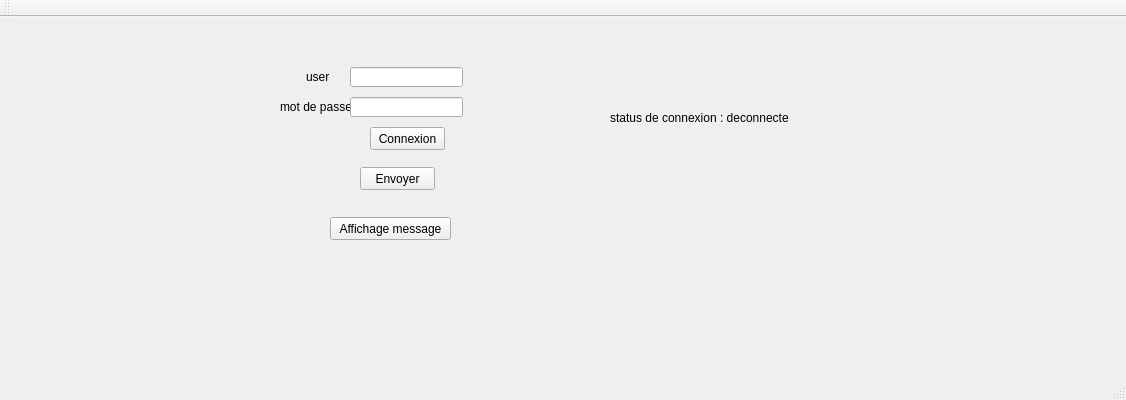
<?xml version="1.0" encoding="UTF-8"?>
<ui version="4.0">
 <class>InitiationQtClass</class>
 <widget class="QMainWindow" name="InitiationQtClass">
  <property name="geometry">
   <rect>
    <x>0</x>
    <y>0</y>
    <width>1126</width>
    <height>400</height>
   </rect>
  </property>
  <property name="windowTitle">
   <string>InitiationQt</string>
  </property>
  <widget class="QWidget" name="centralWidget">
   <widget class="QPushButton" name="pushButton_3">
    <property name="geometry">
     <rect>
      <x>330</x>
      <y>200</y>
      <width>121</width>
      <height>23</height>
     </rect>
    </property>
    <property name="text">
     <string>Affichage message</string>
    </property>
   </widget>
   <widget class="QLabel" name="label">
    <property name="geometry">
     <rect>
      <x>320</x>
      <y>230</y>
      <width>131</width>
      <height>81</height>
     </rect>
    </property>
    <property name="text">
     <string/>
    </property>
   </widget>
   <widget class="QLabel" name="label_3">
    <property name="geometry">
     <rect>
      <x>306</x>
      <y>50</y>
      <width>41</width>
      <height>20</height>
     </rect>
    </property>
    <property name="text">
     <string>user</string>
    </property>
   </widget>
   <widget class="QLabel" name="label_4">
    <property name="geometry">
     <rect>
      <x>280</x>
      <y>80</y>
      <width>71</width>
      <height>20</height>
     </rect>
    </property>
    <property name="text">
     <string>mot de passe </string>
    </property>
   </widget>
   <widget class="QLineEdit" name="IPLineEdit">
    <property name="geometry">
     <rect>
      <x>350</x>
      <y>50</y>
      <width>113</width>
      <height>20</height>
     </rect>
    </property>
   </widget>
   <widget class="QLineEdit" name="portLineEdit">
    <property name="geometry">
     <rect>
      <x>350</x>
      <y>80</y>
      <width>113</width>
      <height>20</height>
     </rect>
    </property>
   </widget>
   <widget class="QPushButton" name="pushButton_2">
    <property name="geometry">
     <rect>
      <x>370</x>
      <y>110</y>
      <width>75</width>
      <height>23</height>
     </rect>
    </property>
    <property name="text">
     <string>Connexion</string>
    </property>
   </widget>
   <widget class="QLabel" name="connectionStatusLabel">
    <property name="geometry">
     <rect>
      <x>610</x>
      <y>80</y>
      <width>451</width>
      <height>41</height>
     </rect>
    </property>
    <property name="text">
     <string>status de connexion : deconnecte</string>
    </property>
   </widget>
   <widget class="QPushButton" name="pushButton_4">
    <property name="geometry">
     <rect>
      <x>360</x>
      <y>150</y>
      <width>75</width>
      <height>23</height>
     </rect>
    </property>
    <property name="text">
     <string>Envoyer</string>
    </property>
   </widget>
   <widget class="QLabel" name="MessageEditLine">
    <property name="geometry">
     <rect>
      <x>610</x>
      <y>160</y>
      <width>391</width>
      <height>171</height>
     </rect>
    </property>
    <property name="text">
     <string/>
    </property>
   </widget>
  </widget>
  <widget class="QMenuBar" name="menuBar">
   <property name="geometry">
    <rect>
     <x>0</x>
     <y>0</y>
     <width>1126</width>
     <height>21</height>
    </rect>
   </property>
  </widget>
  <widget class="QToolBar" name="mainToolBar">
   <attribute name="toolBarArea">
    <enum>TopToolBarArea</enum>
   </attribute>
   <attribute name="toolBarBreak">
    <bool>false</bool>
   </attribute>
  </widget>
  <widget class="QStatusBar" name="statusBar"/>
 </widget>
 <layoutdefault spacing="6" margin="11"/>
 <resources>
  <include location="InitiationQt.qrc"/>
 </resources>
 <connections>
  <connection>
   <sender>pushButton_3</sender>
   <signal>clicked()</signal>
   <receiver>InitiationQtClass</receiver>
   <slot>onDisplayMessageButtonClicked()</slot>
   <hints>
    <hint type="sourcelabel">
     <x>390</x>
     <y>244</y>
    </hint>
    <hint type="destinationlabel">
     <x>299</x>
     <y>199</y>
    </hint>
   </hints>
  </connection>
  <connection>
   <sender>pushButton_2</sender>
   <signal>clicked()</signal>
   <receiver>InitiationQtClass</receiver>
   <slot>onConnectButtonClicked()</slot>
   <hints>
    <hint type="sourcelabel">
     <x>407</x>
     <y>154</y>
    </hint>
    <hint type="destinationlabel">
     <x>299</x>
     <y>199</y>
    </hint>
   </hints>
  </connection>
  <connection>
   <sender>pushButton_4</sender>
   <signal>clicked()</signal>
   <receiver>InitiationQtClass</receiver>
   <slot>onSendMessageButtonClicked()</slot>
   <hints>
    <hint type="sourcelabel">
     <x>397</x>
     <y>194</y>
    </hint>
    <hint type="destinationlabel">
     <x>562</x>
     <y>199</y>
    </hint>
   </hints>
  </connection>
 </connections>
 <slots>
  <slot>onDisplayMessageButtonClicked()</slot>
  <slot>onConnectButtonClicked()</slot>
  <slot>onSendMessageButtonClicked()</slot>
  <slot>onServerNewConnection()</slot>
 </slots>
</ui>
